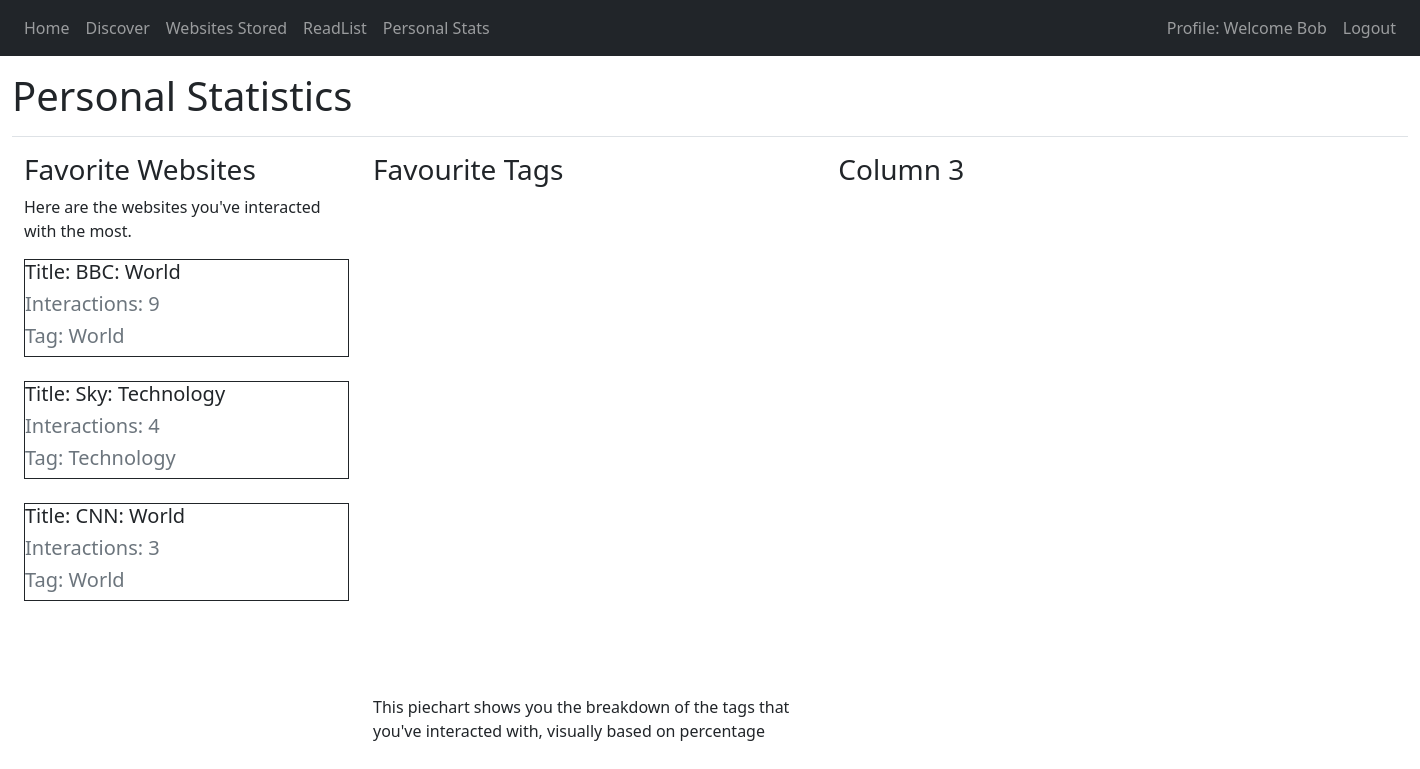
The page /user_stats (signed in) on the database as committed earlier.
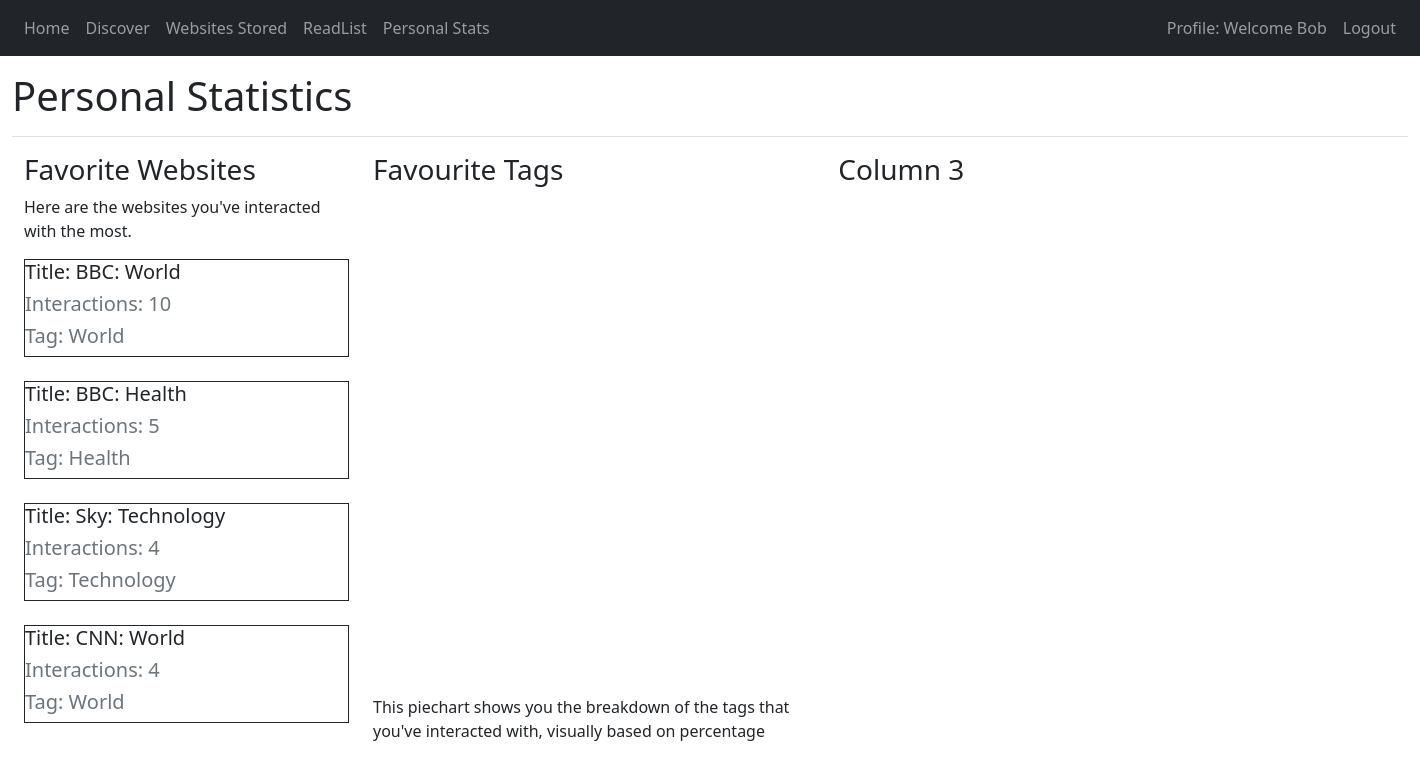
The same page on the database as committed later.
### website/db_models.py (models this page shows)
class RSS_Data(db.Model):
    id = db.Column(db.Integer, primary_key=True)
    title = db.Column(db.String(10000))
    link = db.Column(db.String(10000))
    clicks = db.Column(db.Integer)
    tag_id = db.Column(db.Integer, db.ForeignKey('tags.id'))
    tag = db.Relationship('Tags', back_populates='website')
    user_id = db.Column(db.Integer, db.ForeignKey('user.id'))

class Tags(db.Model):
    id = db.Column(db.Integer, primary_key=True)
    name = db.Column(db.String(10000))
    website = db.relationship('RSS_Data', back_populates='tag')

### website/views.py (the view)
@views.route('/user_stats', methods=['GET', 'POST'])
@login_required
def user_stats():
    global_tags = Tags.query.all()
    global_tags_named = [tag.name for tag in global_tags]
    global_tags_id = [tag.id for tag in global_tags]
    stats_data = tag_counter()
    global_tag_clicks = global_tag_counter()
    print(global_tag_clicks)
    user_websites = RSS_Data.query.filter_by(user_id=current_user.id).order_by(RSS_Data.clicks.desc()).limit(4)
    return render_template("user_stats.html", user=current_user, stats_data=stats_data,global_tags=global_tags, named_tags=global_tags_named, id_tags=global_tags_id, websites=user_websites, global_clicks=global_tag_clicks)

### website/__init__.py (called while the page is built)
def create_app():
    app = Flask(__name__)
    app.config['SECRET_KEY'] = 'sadads asdasgf asddf'
    app.config['SQLALCHEMY_DATABASE_URI'] = f'sqlite:///{DB_NAME}'
    db.init_app(app)
    from .views import views
    from .auth import auth
    app.register_blueprint(views, url_prefix='/')
    app.register_blueprint(auth, url_prefix='/')
    from .db_models import User
    with app.app_context():
        db.create_all()
    login_manager = LoginManager()
    login_manager.login_view = 'auth.login'
    login_manager.init_app(app)
    @login_manager.user_loader
    def load_user(id):
        return User.query.get(int(id))
    return app

### website/rec_alg.py (called while the page is built)
def tag_counter():
    tag_clicks = {}
    tags = Tags.query.all()
    for tag in tags:
        tag_clicks[tag.id] = 0
    websites = RSS_Data.query.all()
    user_websites = [website for website in websites if website.user_id == current_user.id]
    for website in user_websites:
        tag_clicks[website.tag_id] += website.clicks
    sorted_tag_clicks = dict(sorted(tag_clicks.items(), key=lambda tag: tag[1], reverse=True))
    return sorted_tag_clicks

### website/templates/user_stats.html (shortened to what this page needs)
{% extends "base.html" %}
{% block content %}
    <head>
    </head>
    <div class="d-flex justify-content-between flex-wrap flex-md-nowrap pt-3 pb-2 mb-3 border-bottom">
        <h1>Personal Statistics</h1>
    </div>
    <div class="container-fluid">
        <div class="row">
            <div class="col-md-3">
                <div class="column-content">
                    <h3>Favorite Websites</h3>
                    <p>Here are the websites you've interacted with the most.</p>
                <div>
                    {% for website in websites %}
                        <div class="border border-dark">
                            <h5>Title: {{ website.title }}</h5>
                            <h5 class="text-muted">Interactions: {{ website.clicks }}</h5>
                            {% for tag in global_tags %}
                                {% if tag.id == website.tag_id %}
                                <h5 class="text-muted">Tag: {{ tag.name }}</h5>
                                {% endif %}
                            {% endfor %}
                        </div>
                        <br>
                    {% endfor %}
                </div>
                </div>
            </div>
            <div class="col-md-4">
                <div class="column-content">
                    <h3>Favourite Tags</h3>
                    <div id="piechart" style="width: 700px; height: 500px;"></div>
                    <p>This piechart shows you the breakdown of the tags that you've interacted with, visually based on
                        percentage</p>
                </div>
            </div>
            <div class="col-md-3">
                <div class="column-content">
                    <h3>Column 3</h3>
                    <div id="columnchart_material" class="chart" style="width: 700px; height: 500px;></div>
                </div>
            </div>
        </div>
    </div>
{% endblock %}

Rows that differ between the two databases and show on the page:
changed RSS_Data "BBC: World": clicks "9" → "10"
added RSS_Data: title "BBC: Health", clicks "5"
now on this page (row unchanged): Tags: name "Health", shown under "BBC: Health"
changed RSS_Data "CNN: World": clicks "3" → "4"
